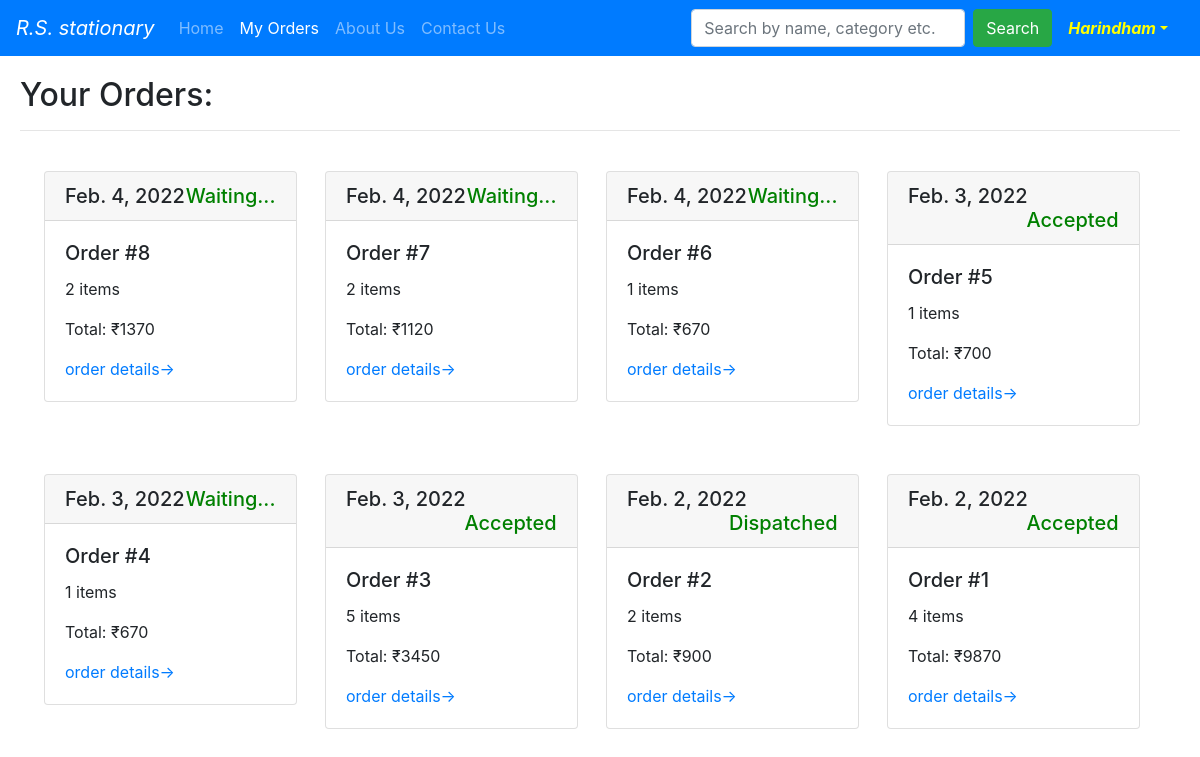
The app's page /myorders (signed in), older data.
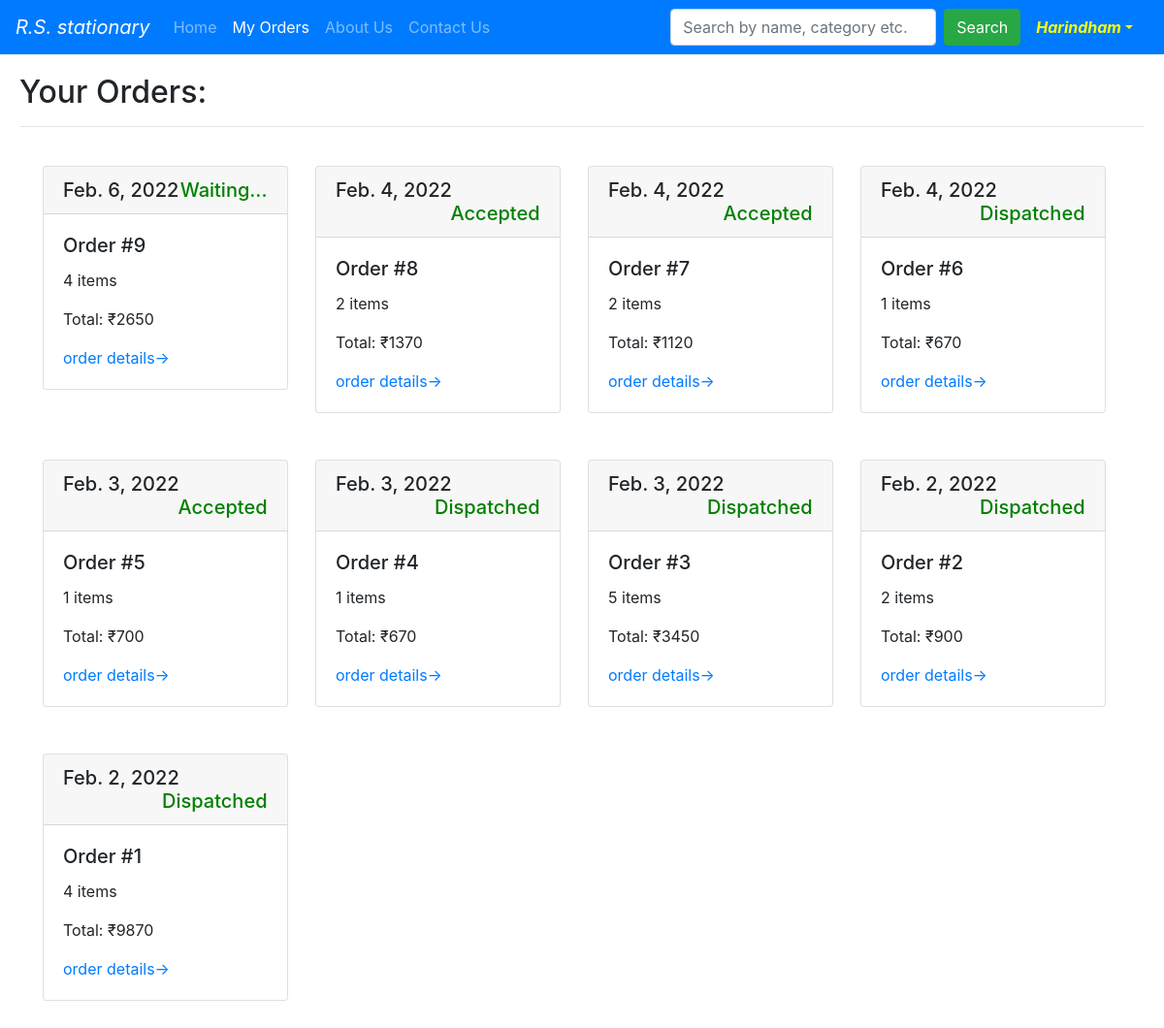
The same page, newer data.
### blog/models.py (models this page shows)
class Order(models.Model):
    email = models.EmailField(max_length = 254)
    itemdetails = models.TextField()
    firstname = models.CharField(max_length=100)
    lastname = models.CharField(max_length=100)
    address = models.TextField()
    phonenumber = models.IntegerField()
    totalprice = models.IntegerField()
    noofitems = models.IntegerField()
    status = models.CharField(max_length=100)
    timeoforder = models.DateField(auto_now_add=True)

### blog/views.py (the view)
# urls.py: path('myorders',views.myorders,name='blog-myorders'),
def myorders(request):
    allorders=Order.objects.filter(email=request.user.email).order_by('-id')
    dic={}
    for index in allorders:
        dic[index.id]=json.loads(index.itemdetails)
    print(dic)
    return render(request,'myorders.html',{'allorders':allorders,'dic':dic})

### templates/myorders.html (shortened to what this page needs)
{% extends 'base.html' %}
    {% block activemyorders %} active {% endblock %}
{% block body %}
<div id="main-content">
    <h2>Your Orders:</h2>
    <hr>
    <div class="container-fluid">
    {% for order in allorders %}
        <div class="col-xs-3 col-sm-3 col-md-3">
            <div class="card my-4">
                <h5 class="card-header">{{order.timeoforder}}<span id="orderstatus_{{order.id}}" style="float:right; color: green;">{{order.status}}</span></h5>
                <div class="card-body">
                <h5 class="card-title">Order #{{order.id}}</h5>
                <p class="card-text">{{order.noofitems}} items</p>
                <p class="card-text">Total: &#8377;{{order.totalprice}}</p>
                <a href="#" class="">order details&#8594;</a>
                </div>
            </div>
        </div>
    {% endfor %}
    </div>
</div>
{% endblock %}

Row changes from the older to the newer data that the page shows:
added Order: timeoforder "Feb. 6, 2022", status "Waiting...", id "9", noofitems "4", totalprice "2650"
changed Order id 8: status "Waiting..." → "Accepted"
changed Order id 7: status "Waiting..." → "Accepted"
changed Order id 6: status "Waiting..." → "Dispatched"
changed Order id 4: status "Waiting..." → "Dispatched"
changed Order id 3: status "Accepted" → "Dispatched"
changed Order id 1: status "Accepted" → "Dispatched"
